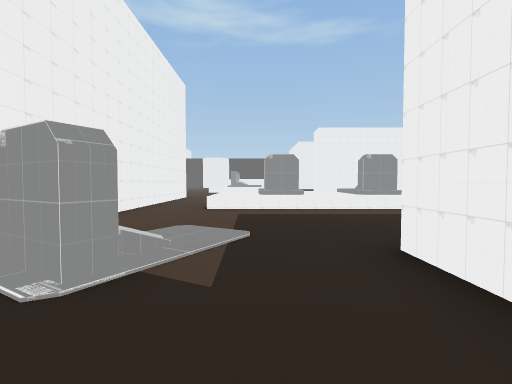
View 1 (above)

24 first-person views from a walk through a scene from a Unity 3-D project. The camera is 1.5 m above the floor, tilts 2° down and sees 85° across. The floor is counted in squares, 2 m on a side. Each view is taken from the middle of a square. On the plan, view 1 faces up. The plan holds only what a view shows up to about 10 squares ahead; the rest is blank. The place goes on beyond the plan. The player is left out. Some surface patterns are stand-ins.

View 2
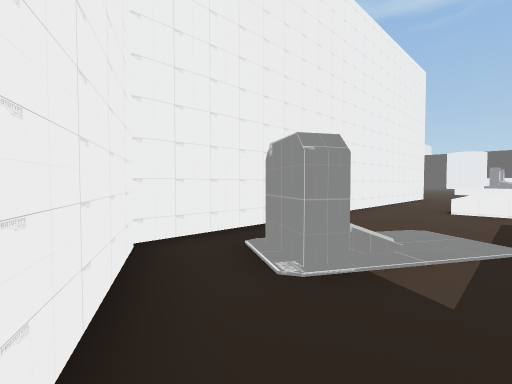

View 3
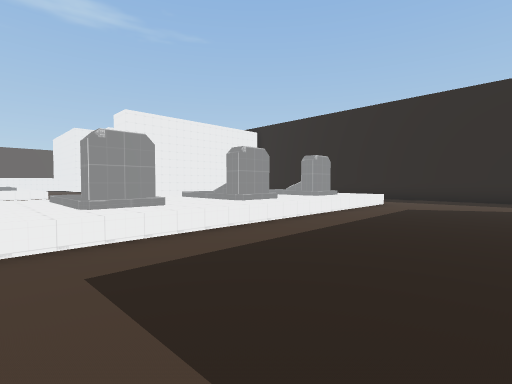

View 4
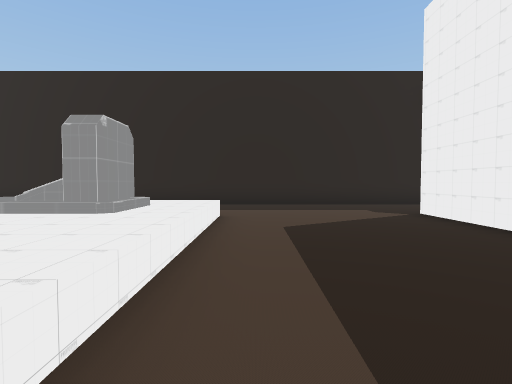

View 5
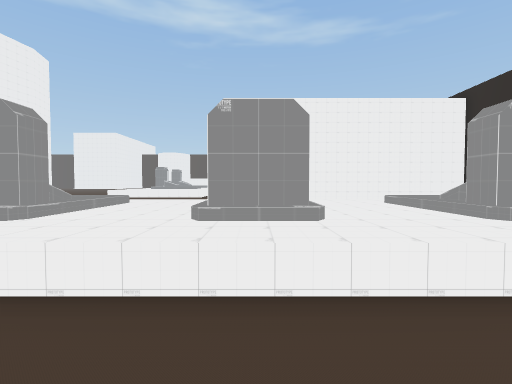

View 6
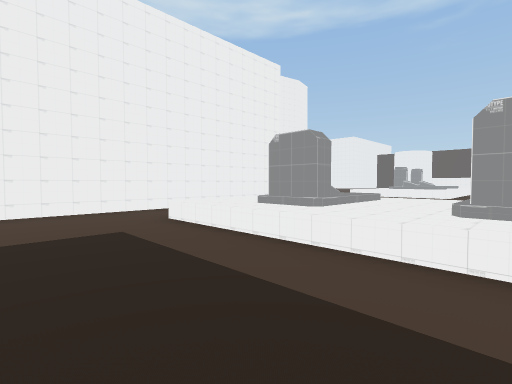

View 7
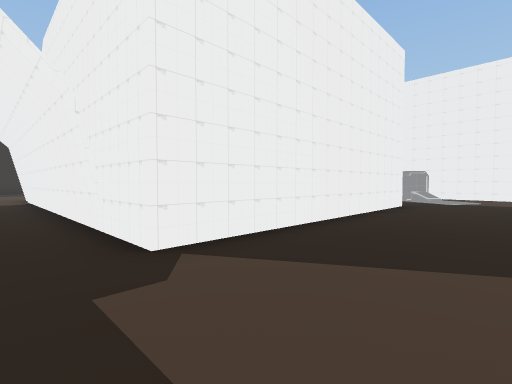

View 8
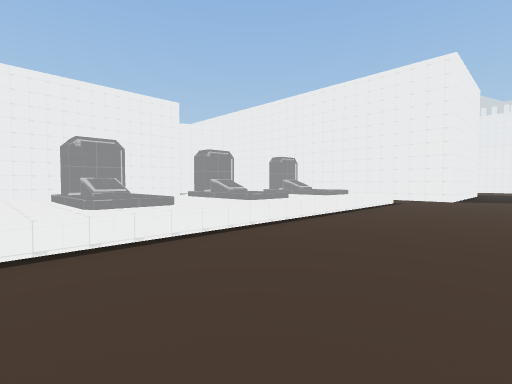

View 9
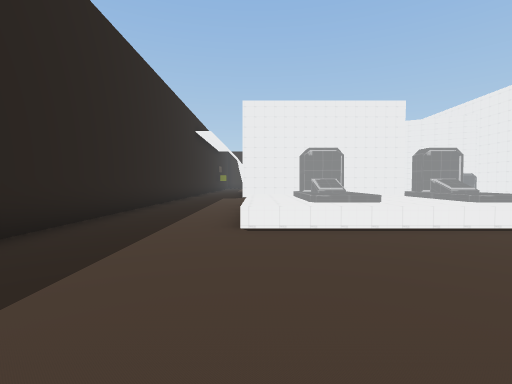

View 10
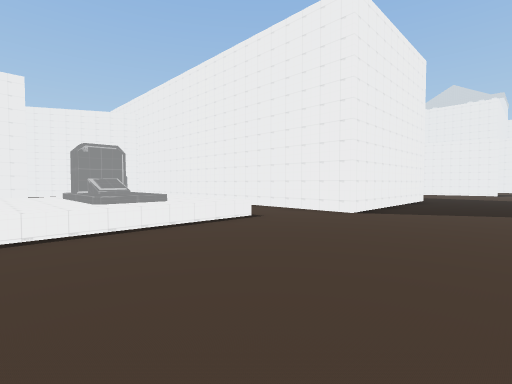

View 11
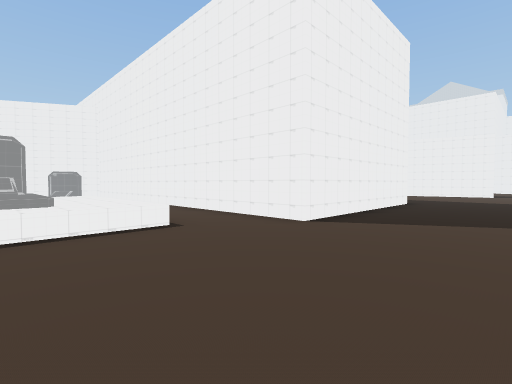

View 12
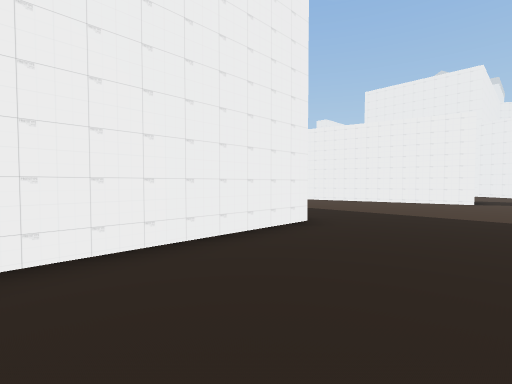

View 13
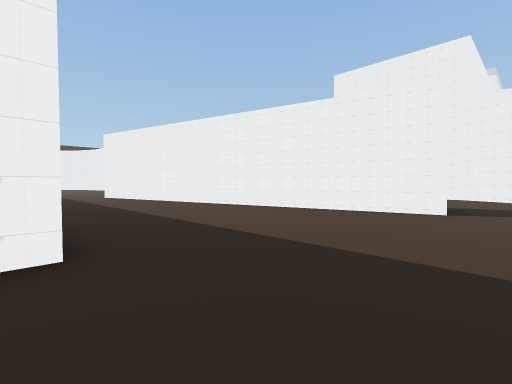

View 14
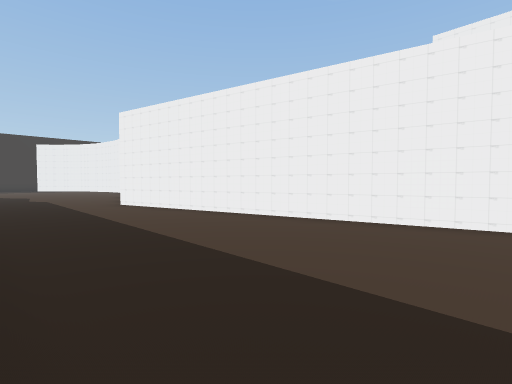

View 15
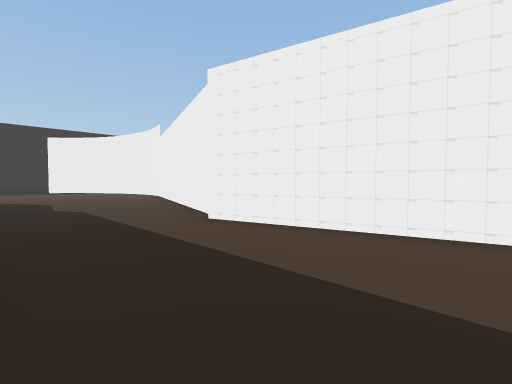

View 16
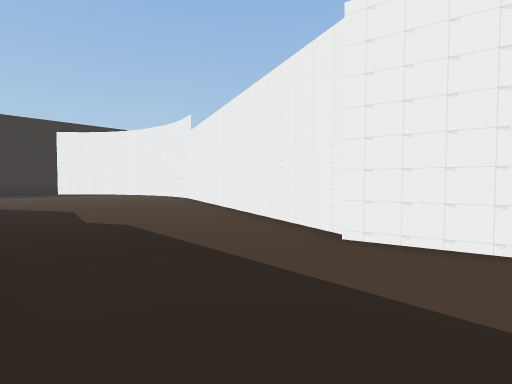

View 17
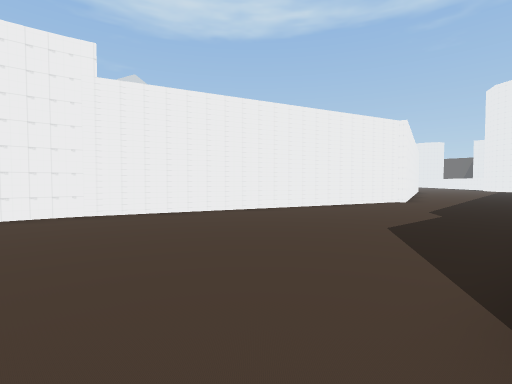

View 18
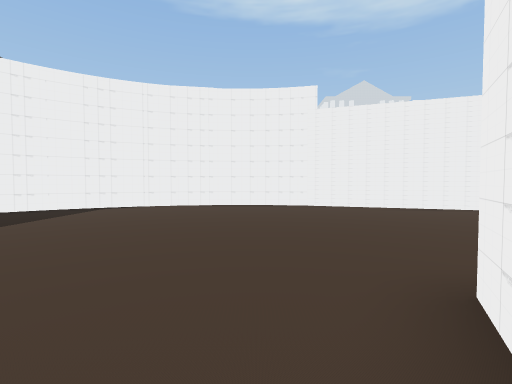

View 19
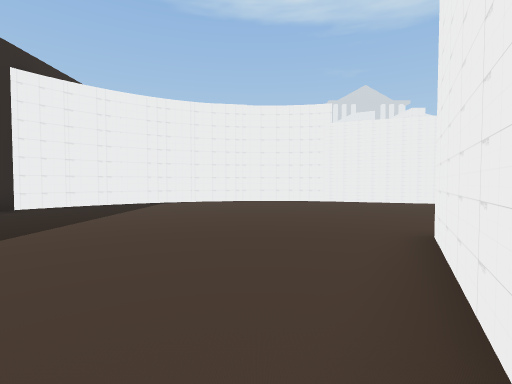

View 20
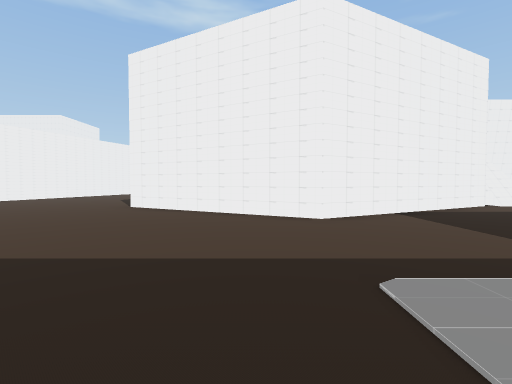

View 21
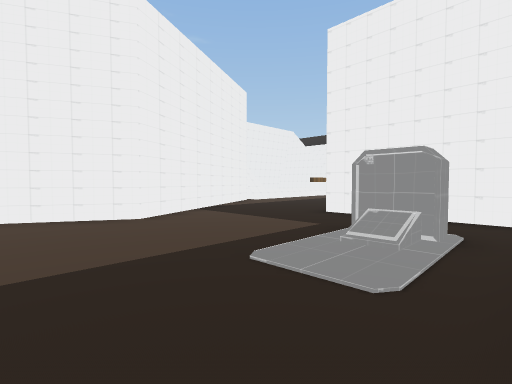

View 22
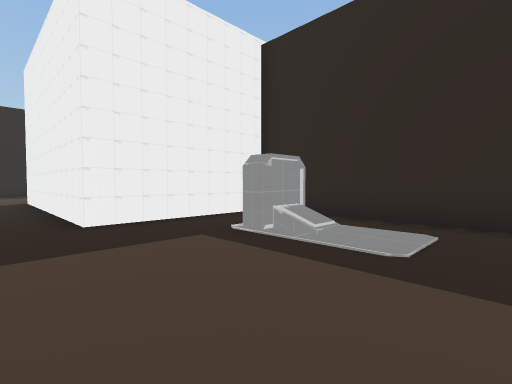

View 23
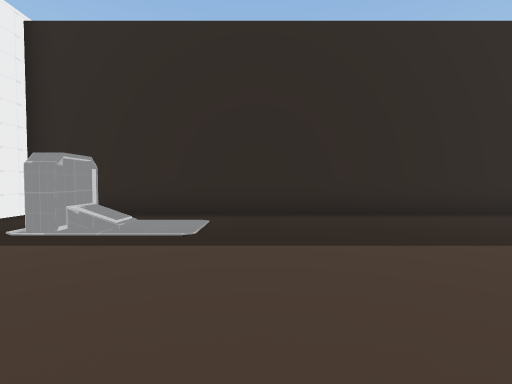

View 24
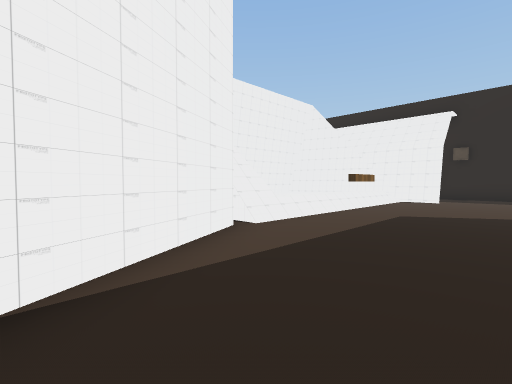

### Floor plan
Key: @ floor where view 1 was taken; # wall or solid block; . floor; = window, fence, low wall or low ledge; ^ raised ledge; v drop or lower ground.
Columns run from 23 left of view 1 to 13 right of it. Each row starts with its distance up from view 1.
 17      ......................     .
 16 #.................................  #
 15   ....#............................ #
 14       ##............................#
 13        #......######................#
 12        #......     #..^^^^^^^^^^^...#
 11        #......     #..^^^^^^^^^^^...#
 10        #......     #..^^^^^^^^^^^...#
  9        ##.....     #..^^^^^^^^^^^...#
  8         #.....     #..^^^^^^^^^^^...#
  7         #.....     #................#
  6         #.....     #................#
  5         ##....     #................#
  4          #....     #................#
  3          #....     #.##..########...#
  2          #....     #..#..#      #...#
  1         ##....     ##....       #.. #
  0         #.....      ###@        #..
 -1         #.....                  #..
 -2        ##.....                  #..
 -3        #......                  #..
 -4        #......                  #.
 -5       ##......                  #.
 -6       #.......             vv v #.
 -7       #.......#        ###====== #
 -8       #.......###    ###.........#
 -9       #.........######............
-10       #...........##..............
-11       #........................
-12       #........................
-13       #................#######
-14       ##...............#
-15        ##...........#..#
-16         ##.............#
-17          #############

Positions as (right, up) in squares from view 1, and headings:
1: (0, 0), facing up
2: (0, 0), facing up-left
3: (-1, 4), facing up-right
4: (3, 7), facing right
5: (4, 6), facing up
6: (4, 5), facing up-left
7: (11, 6), facing down-left
8: (9, 16), facing down-left
9: (9, 17), facing down
10: (3, 17), facing down-left
11: (1, 17), facing down-left
12: (-5, 17), facing down-left
13: (-9, 17), facing down-left
14: (-10, 12), facing down-left
15: (-10, 7), facing down-left
16: (-10, 4), facing down-left
17: (-10, -9), facing up-left
18: (-8, -9), facing left
19: (-6, -10), facing left
20: (-6, -16), facing up
21: (-7, -16), facing up-right
22: (-6, -11), facing down-right
23: (-6, -10), facing down
24: (-2, -11), facing up-right
